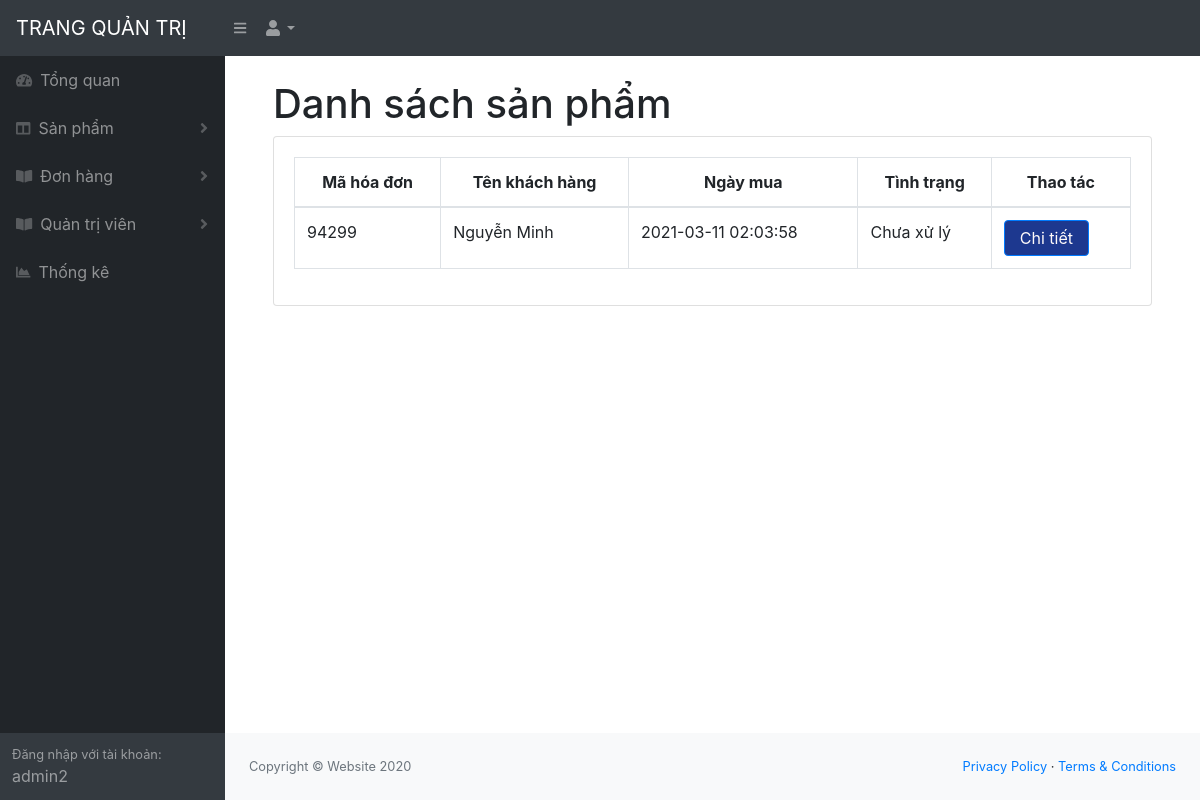
The app's page /quan_tri/index.php?menu=hoa_don_chua (signed in) with its own data.
### tables this page shows
CREATE TABLE `hoa_don` (
  `mahd` int(11) NOT NULL,
  `email` varchar(255) NOT NULL,
  `ngay_mua` timestamp NULL DEFAULT current_timestamp(),
  `tinh_trang` varchar(255) DEFAULT NULL
);

CREATE TABLE `thanh_vien` (
  `id` int(11) NOT NULL,
  `email` varchar(255) NOT NULL,
  `password` varchar(255) NOT NULL,
  `hoten` varchar(60) NOT NULL,
  `sdt` int(11) NOT NULL,
  `diachi` varchar(100) NOT NULL
);

### quan_tri/chuc_nang/hoa_don/hoa_don_chua.php (the view, shortened to what this page needs)
<div class="container-fluid">
    <h1 class="mt-4">Danh sách sản phẩm</h1>
    <div class="card mb-4">
        <div class="card-body">
            <div class="table-responsive">
                <table class="table table-bordered" id="dataTable" width="100%" cellspacing="0">
                    <thead>
                        <tr class="text-center">
                            <th>Mã hóa đơn</th>
                            <th>Tên khách hàng</th>
                            <th>Ngày mua</th>
                            <th>Tình trạng</th>
                            <th>Thao tác</th>
                        </tr>
                    </thead>
                    <tbody>
                    <?php
						include('../connect.php');
						$sl="select * from hoa_don join thanh_vien on hoa_don.email = thanh_vien.email where tinh_trang = 'Chưa xử lý' ";
						$exec= mysqli_query($connect, $sl);
						while($row=mysqli_fetch_array($exec)){
                    ?>
                        <tr>
                            <td><?php echo $row['mahd']; ?></td>
                        	<td><?php echo $row['hoten']; ?></td>
                        	<td><?php echo $row['ngay_mua']; ?></td>
                        	<td><?php echo $row['tinh_trang']; ?></td>
                        	<td><a class="btn btn-primary" style="text-decoration: none; padding: 5px 15px; background-color: #1D388F; color: #fffafa;" href="?menu=chi_tiet_hoa_don&ma_hoadon=<?php echo $row['mahd']; ?>">Chi tiết</a></td>
                        </tr>
                    <?php
                        }
                    ?>
                   </tbody>
                </table>
            </div>
        </div>
    </div>
</div>

### records on screen
hoa_don: mahd "94299", thanh_vien.hoten "Nguyễn Minh", ngay_mua "2021-03-11 02:03:58", tinh_trang "Chưa xử lý"

### other values on screen
$_SESSION['user'] "admin2"
